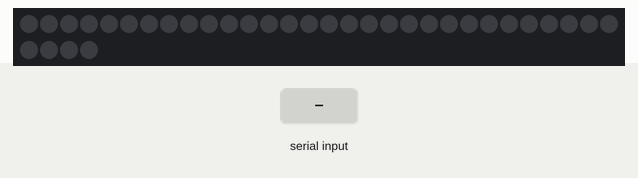
Recording of a sketch running on a simulated Arduino Uno, built with avr-gcc and run on an emulated ATmega328P. Parts: 34 RGB LEDs in strip order, left to right, continuing on the next row. The test bench sets the inputs (shaded band). Random numbers use the default seed unless the sketch sets one.

Above: at 2.2 s.
2.3 s: "4" received over Serial
At 2.8 s:
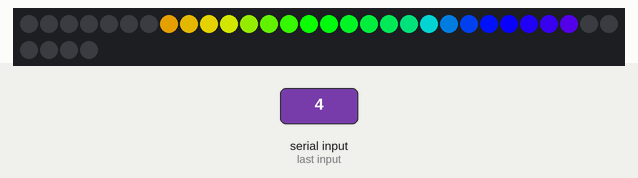
5.3 s: "2" received over Serial
At 6.24 s:
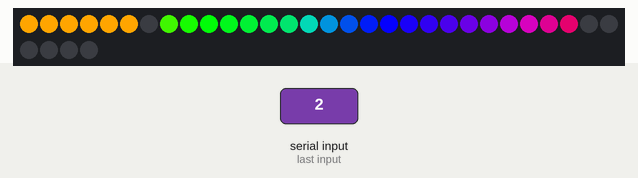
8.3 s: "3" received over Serial
At 8.65 s:
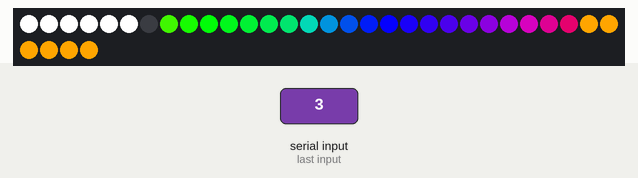
11.3 s: "s" received over Serial
At 14.0 s:
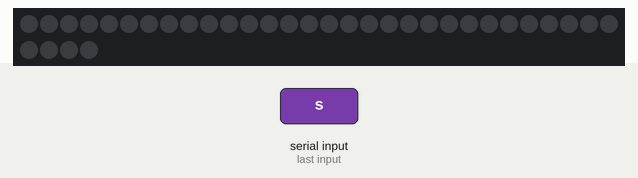
14.3 s: "2" received over Serial
At 14.5 s:
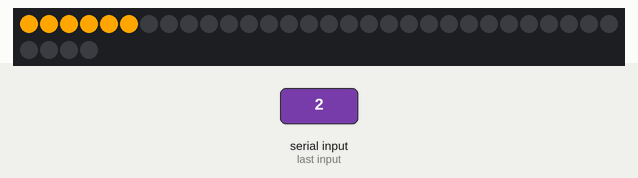

Measured:
- after the input at 2.3 s, the LEDs: first change at once (image 1 shows a later state)
- after the input at 14.3 s, the LEDs: change at once (image 5)
- what the display in image 2 shows lasts 0.4 s, from 6.0 s to 6.4 s

The sketch:

Headlights.ino
```cpp
#include <FastLED.h>

#define NUM_LEDS 34
#define DATA_PIN 2

CRGB leds[NUM_LEDS];

// Enum to represent the different animation states
enum AnimationState {
  IDLE,
  HEADLIGHT,
  LEFT_TURN_SIGNAL,
  RIGHT_TURN_SIGNAL,
  STARTUP
};

// Variable to store the current animation state
AnimationState currentAnimation = IDLE;

void setup() {
  FastLED.addLeds<WS2812, DATA_PIN, GRB>(leds, NUM_LEDS);
  Serial.begin(9600);
  delay(1000);  // Allow time to open the Serial Monitor
}

void loop() {
  if (Serial.available() > 0) {
    char input = Serial.read();

    switch (input) {
      case '1':
        currentAnimation = HEADLIGHT;
        break;
      case '2':
        currentAnimation = LEFT_TURN_SIGNAL;
        break;
      case '3':
        currentAnimation = RIGHT_TURN_SIGNAL;
        break;
      case '4':
        currentAnimation = STARTUP;
        break;
      case 's':
        // Stop all animations
        currentAnimation = IDLE;
        fill_solid(leds, NUM_LEDS, CRGB::Black);
        FastLED.show();
        break;
      default:
        // Invalid input
        break;
    }
  }

  // Perform the animation based on the current state
  switch (currentAnimation) {
    case HEADLIGHT:
      headlightAnimation();
      break;
    case LEFT_TURN_SIGNAL:
      turnSignalAnimation(0, 6, CRGB::Orange, 400);
      break;
    case RIGHT_TURN_SIGNAL:
      turnSignalAnimation(28, 34, CRGB::Orange, 400);
      break;
    case STARTUP:
      startupAnimation();
      break;
    case IDLE:
      // Do nothing in the IDLE state
      break;
  }
}

void startupAnimation() {
  // Set the color for the startup animation (e.g., blue)
  CRGB startupColor = CRGB::Black;

  // Calculate the middle index of the strip
  int middleIndex = NUM_LEDS / 2;

  // Startup animation: Symmetrical wipe from the middle with rainbow glitter
  for (int i = 0; i <= middleIndex; i++) {
    fill_rainbow(leds + 7, 21, i * 5, 7);  // Rainbow effect for LEDs 7 to 27
    addGlitter(1);  // Add glitter effect (adjust density as needed)
    FastLED.show();
    delay(50);
  }
}

void headlightAnimation() {
  // Set the color for the headlight animation (e.g., white)
  CRGB headlightColor = CRGB::White;
  CRGB headlightColor2 = CRGB::Black;
  // Calculate the middle index of the strip
  int middleIndex = NUM_LEDS / 2;

  // Headlight animation: Symmetrical wipe from the middle
  for (int i = 0; i <= middleIndex; i++) {
    leds[middleIndex - i] = headlightColor;  // Turn on left side
    leds[middleIndex + i] = headlightColor;  // Turn on right side
    FastLED.show();
    delay(50);  // Adjust the delay for the desired animation speed
  }
}

void turnSignalAnimation(int startIdx, int endIdx, CRGB signalColor, int delayTime) {
  // Turn signal animation: Blinking effect
  for (int i = 0; i < 3; i++) {  // Repeat the animation 3 times
    fill_solid(leds + startIdx, endIdx - startIdx, signalColor);  // Turn on the turn signal LEDs
    FastLED.show();
    delay(delayTime);

    fill_solid(leds + startIdx, endIdx - startIdx, CRGB::White);  // Turn off the turn signal LEDs
    FastLED.show();
    delay(delayTime);
  }
}

void addGlitter(int chanceOfGlitter) {
  if (random8() < chanceOfGlitter) {
    leds[random16(7, 28)] += CRGB::White;  // Add a white glitter pixel
  }
}
```
